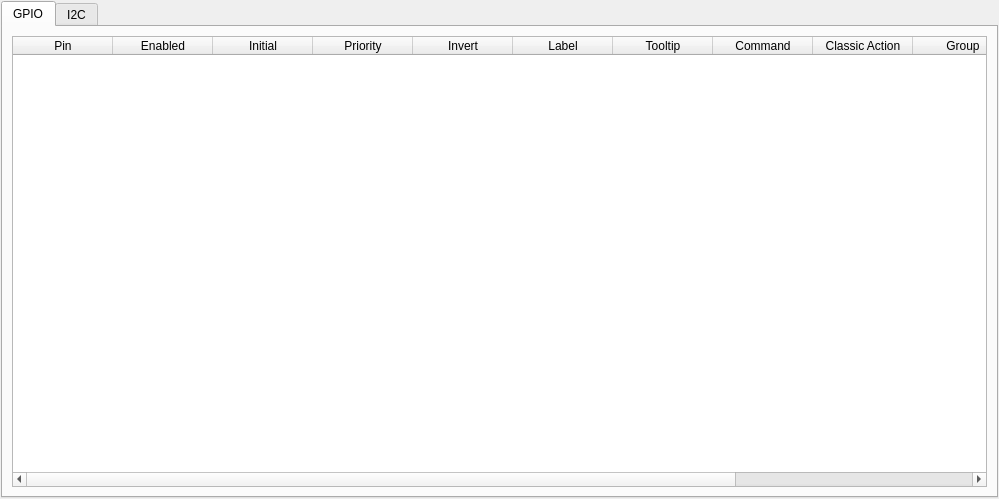
<?xml version="1.0" encoding="UTF-8"?>
<ui version="4.0">
 <class>PSOCEditorView</class>
 <widget class="QWidget" name="PSOCEditorView">
  <property name="geometry">
   <rect>
    <x>0</x>
    <y>0</y>
    <width>999</width>
    <height>499</height>
   </rect>
  </property>
  <property name="sizePolicy">
   <sizepolicy hsizetype="Expanding" vsizetype="Expanding">
    <horstretch>0</horstretch>
    <verstretch>0</verstretch>
   </sizepolicy>
  </property>
  <property name="minimumSize">
   <size>
    <width>847</width>
    <height>499</height>
   </size>
  </property>
  <property name="contextMenuPolicy">
   <enum>Qt::ContextMenuPolicy::CustomContextMenu</enum>
  </property>
  <property name="windowTitle">
   <string>Form</string>
  </property>
  <layout class="QVBoxLayout" name="verticalLayout">
   <property name="leftMargin">
    <number>1</number>
   </property>
   <property name="topMargin">
    <number>1</number>
   </property>
   <property name="rightMargin">
    <number>1</number>
   </property>
   <property name="bottomMargin">
    <number>1</number>
   </property>
   <item>
    <widget class="QTabWidget" name="_psocTabWgt">
     <property name="enabled">
      <bool>true</bool>
     </property>
     <property name="currentIndex">
      <number>0</number>
     </property>
     <widget class="QWidget" name="_gpioTab">
      <property name="sizePolicy">
       <sizepolicy hsizetype="Expanding" vsizetype="Preferred">
        <horstretch>0</horstretch>
        <verstretch>0</verstretch>
       </sizepolicy>
      </property>
      <attribute name="title">
       <string>GPIO</string>
      </attribute>
      <layout class="QGridLayout" name="gridLayout">
       <item row="0" column="0">
        <widget class="QTableWidget" name="_psocTable">
         <property name="enabled">
          <bool>true</bool>
         </property>
         <property name="sizePolicy">
          <sizepolicy hsizetype="Expanding" vsizetype="Expanding">
           <horstretch>0</horstretch>
           <verstretch>0</verstretch>
          </sizepolicy>
         </property>
         <property name="minimumSize">
          <size>
           <width>0</width>
           <height>0</height>
          </size>
         </property>
         <property name="focusPolicy">
          <enum>Qt::NoFocus</enum>
         </property>
         <property name="contextMenuPolicy">
          <enum>Qt::ContextMenuPolicy::CustomContextMenu</enum>
         </property>
         <property name="toolTip">
          <string/>
         </property>
         <attribute name="horizontalHeaderStretchLastSection">
          <bool>false</bool>
         </attribute>
         <attribute name="verticalHeaderVisible">
          <bool>false</bool>
         </attribute>
         <attribute name="verticalHeaderDefaultSectionSize">
          <number>27</number>
         </attribute>
         <column>
          <property name="text">
           <string>Pin</string>
          </property>
          <property name="toolTip">
           <string>&lt;Port, Bit&gt;</string>
          </property>
         </column>
         <column>
          <property name="text">
           <string>Enabled</string>
          </property>
          <property name="toolTip">
           <string>Whether the pin is active</string>
          </property>
         </column>
         <column>
          <property name="text">
           <string>Initial</string>
          </property>
          <property name="toolTip">
           <string>The initial value of the pin when TAC starts</string>
          </property>
         </column>
         <column>
          <property name="text">
           <string>Priority</string>
          </property>
          <property name="toolTip">
           <string>&lt;html&gt;&lt;head/&gt;&lt;body&gt;&lt;p&gt;Any entry that is greater than zero will result in that pin being set to the initial value on device open.  Any value less that zero will not be set.  This is the more common case.&lt;/p&gt;&lt;/body&gt;&lt;/html&gt;</string>
          </property>
         </column>
         <column>
          <property name="text">
           <string>Invert</string>
          </property>
          <property name="toolTip">
           <string>Whether the pin is inverted</string>
          </property>
         </column>
         <column>
          <property name="text">
           <string>Label</string>
          </property>
          <property name="toolTip">
           <string>The label for the pin to be represented in the TAC UI (maximum 20 characters long)</string>
          </property>
         </column>
         <column>
          <property name="text">
           <string>Tooltip</string>
          </property>
          <property name="toolTip">
           <string>The tooltip for the pin label in the TAC UI (no character limit)</string>
          </property>
         </column>
         <column>
          <property name="text">
           <string>Command</string>
          </property>
          <property name="toolTip">
           <string>The TAC command for the operation</string>
          </property>
         </column>
         <column>
          <property name="text">
           <string>Classic Action</string>
          </property>
          <property name="toolTip">
           <string>The default action assigned to this pin (non-editable)</string>
          </property>
         </column>
         <column>
          <property name="text">
           <string>Group</string>
          </property>
          <property name="toolTip">
           <string>The category of the pin</string>
          </property>
         </column>
         <column>
          <property name="text">
           <string>Tab</string>
          </property>
         </column>
         <column>
          <property name="text">
           <string>Cell Location (col, row)</string>
          </property>
          <property name="toolTip">
           <string>&lt;html&gt;&lt;head/&gt;&lt;body&gt;&lt;p&gt;Column is left to right&lt;/p&gt;&lt;p&gt;Row is top to bottom&lt;/p&gt;&lt;/body&gt;&lt;/html&gt;</string>
          </property>
          <property name="textAlignment">
           <set>AlignLeading|AlignVCenter</set>
          </property>
         </column>
        </widget>
       </item>
      </layout>
     </widget>
     <widget class="QWidget" name="_i2cDefaultTab">
      <property name="enabled">
       <bool>true</bool>
      </property>
      <attribute name="title">
       <string>I2C</string>
      </attribute>
      <layout class="QGridLayout" name="gridLayout_2">
       <item row="0" column="0">
        <widget class="QTableWidget" name="_i2cTable">
         <property name="sizePolicy">
          <sizepolicy hsizetype="Expanding" vsizetype="Expanding">
           <horstretch>0</horstretch>
           <verstretch>0</verstretch>
          </sizepolicy>
         </property>
         <property name="minimumSize">
          <size>
           <width>0</width>
           <height>0</height>
          </size>
         </property>
         <property name="focusPolicy">
          <enum>Qt::NoFocus</enum>
         </property>
         <property name="contextMenuPolicy">
          <enum>Qt::ContextMenuPolicy::CustomContextMenu</enum>
         </property>
         <property name="toolTip">
          <string/>
         </property>
         <attribute name="horizontalHeaderStretchLastSection">
          <bool>false</bool>
         </attribute>
         <attribute name="verticalHeaderVisible">
          <bool>false</bool>
         </attribute>
         <attribute name="verticalHeaderDefaultSectionSize">
          <number>27</number>
         </attribute>
         <column>
          <property name="text">
           <string>Pin</string>
          </property>
          <property name="toolTip">
           <string>&lt;Port, Bit&gt;</string>
          </property>
         </column>
         <column>
          <property name="text">
           <string>Enabled</string>
          </property>
          <property name="toolTip">
           <string>Whether the pin is active</string>
          </property>
         </column>
         <column>
          <property name="text">
           <string>Invert</string>
          </property>
          <property name="toolTip">
           <string>Whether the pin is inverted</string>
          </property>
         </column>
         <column>
          <property name="text">
           <string>Write Address</string>
          </property>
         </column>
         <column>
          <property name="text">
           <string>Label</string>
          </property>
          <property name="toolTip">
           <string>The label for the pin to be represented in the TAC UI (maximum 20 characters long)</string>
          </property>
         </column>
         <column>
          <property name="text">
           <string>Tooltip</string>
          </property>
          <property name="toolTip">
           <string>The tooltip for the pin label in the TAC UI (no character limit)</string>
          </property>
         </column>
         <column>
          <property name="text">
           <string>Command</string>
          </property>
          <property name="toolTip">
           <string>The TAC command for the operation</string>
          </property>
         </column>
         <column>
          <property name="text">
           <string>Group</string>
          </property>
          <property name="toolTip">
           <string>The category of the pin</string>
          </property>
         </column>
         <column>
          <property name="text">
           <string>Tab</string>
          </property>
         </column>
         <column>
          <property name="text">
           <string>Cell Location (col, row)</string>
          </property>
          <property name="toolTip">
           <string>&lt;html&gt;&lt;head/&gt;&lt;body&gt;&lt;p&gt;Column is left to right&lt;/p&gt;&lt;p&gt;Row is top to bottom&lt;/p&gt;&lt;/body&gt;&lt;/html&gt;</string>
          </property>
          <property name="textAlignment">
           <set>AlignLeading|AlignVCenter</set>
          </property>
         </column>
        </widget>
       </item>
      </layout>
     </widget>
    </widget>
   </item>
  </layout>
 </widget>
 <resources/>
 <connections/>
</ui>
